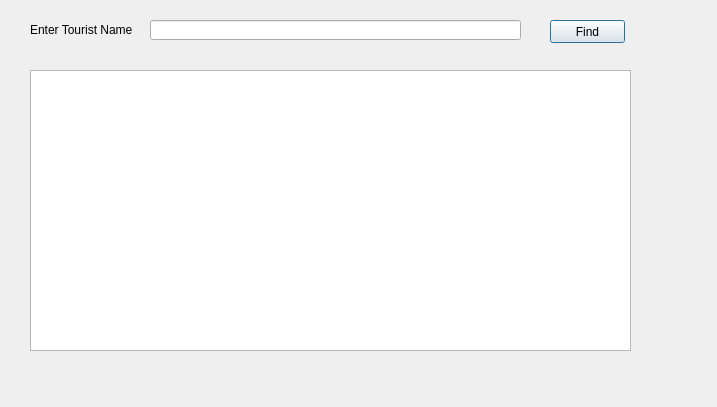
<?xml version="1.0" encoding="UTF-8"?>
<ui version="4.0">
 <class>FindTourist</class>
 <widget class="QDialog" name="FindTourist">
  <property name="geometry">
   <rect>
    <x>0</x>
    <y>0</y>
    <width>717</width>
    <height>407</height>
   </rect>
  </property>
  <property name="windowTitle">
   <string>FindTourist</string>
  </property>
  <widget class="QTableView" name="sqlResult">
   <property name="geometry">
    <rect>
     <x>30</x>
     <y>70</y>
     <width>601</width>
     <height>281</height>
    </rect>
   </property>
  </widget>
  <widget class="QLineEdit" name="txtTouristName">
   <property name="geometry">
    <rect>
     <x>150</x>
     <y>20</y>
     <width>371</width>
     <height>20</height>
    </rect>
   </property>
  </widget>
  <widget class="QLabel" name="label">
   <property name="geometry">
    <rect>
     <x>30</x>
     <y>20</y>
     <width>121</width>
     <height>20</height>
    </rect>
   </property>
   <property name="text">
    <string>Enter Tourist Name</string>
   </property>
  </widget>
  <widget class="QPushButton" name="btnFindTourist">
   <property name="geometry">
    <rect>
     <x>550</x>
     <y>20</y>
     <width>75</width>
     <height>23</height>
    </rect>
   </property>
   <property name="text">
    <string>Find</string>
   </property>
  </widget>
 </widget>
 <resources/>
 <connections/>
</ui>
